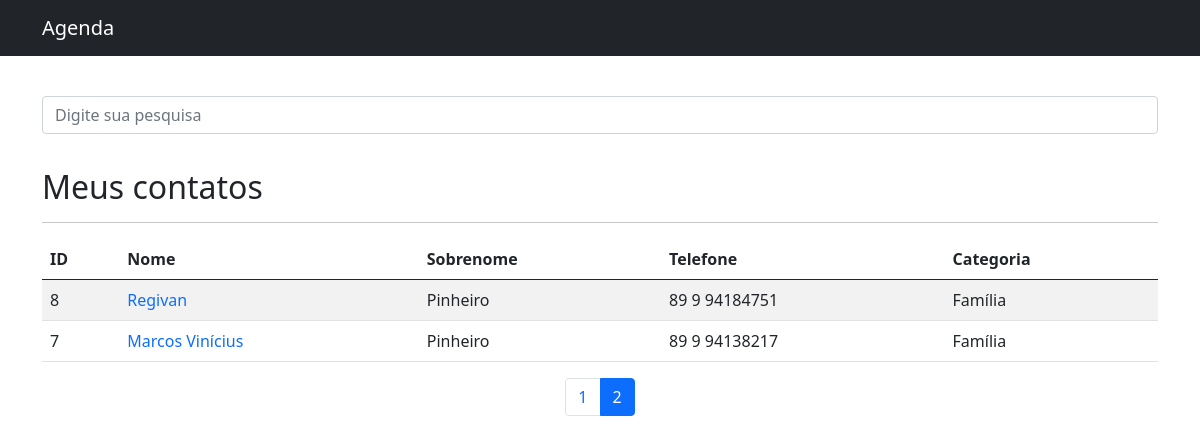
Before: /?page=2 (signed in) with the older database file.
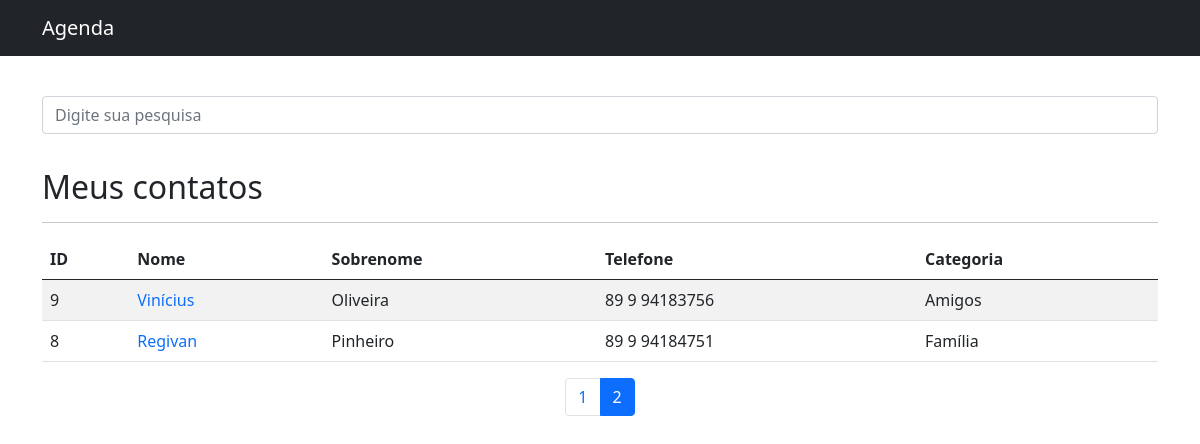
After: the same page with the newer database file.
### Contatos/models.py (models this page shows, shortened)
class Contato(models.Model):
    categoria_contato = models.ForeignKey(Categoria, on_delete=models.DO_NOTHING, verbose_name='Categoria')
    nome_contato = models.CharField(max_length=100, verbose_name='Nome')
    sobrenome_contato = models.CharField(max_length=100, verbose_name='Sobrenome')
    telefone_contato = models.CharField(max_length=225, verbose_name='Telefone')
    email_contato = models.CharField(max_length=255, blank=True, verbose_name='E-mail')
    data_criacao_contato = models.DateTimeField(auto_now_add=True, verbose_name='Data de criação')
    descricao_contato = models.TextField(blank=True, verbose_name='Descrição')
    mostrar_contato = models.BooleanField(default=False)
    image_contact = models.ImageField(blank=True, upload_to='imagens/%Y/%m/%d', verbose_name='Imagem')

class Categoria(models.Model):
    nome_categoria = models.CharField(max_length=225, verbose_name='Nome da categoria')
    def __str__(self):
        return self.nome_categoria

### Contatos/views.py (the view)
# urls.py: path('', views.home, name='home'),
@login_required(redirect_field_name='login')
def home(request):
    contatos = Contato.objects.order_by('-id').filter(mostrar_contato=True)
    paginator = Paginator(contatos, 5)
    page = request.GET.get('page')
    contatos = paginator.get_page(page)
    return render(request, 'contatos/home.html', {'contatos': contatos})

### Contatos/templates/contatos/home.html (shortened to what this page needs)
{% extends 'base.html' %}
{% block 'content' %}
    {% include 'partials/_header.html' %}
    <div class="container" style="margin-top: 40px;">
        <form method="get" action="{% url 'search_contact' %}" style="margin-bottom: 10px;">
            <div class="form-group row">
                <div class="col-12">
                    <input type="search" class="form-control" name="term"
                    value="{{ request.GET.term }}" placeholder="Digite sua pesquisa">
                    <br>
                </div>
            </div>
        </form>
        <h2>Meus contatos</h2>
        <hr>
        <div class="table-responsive">
            <table class="table table-striped">
                <thead>
                    <tr>
                        <th scope="col">ID</th>
                        <th scope="col">Nome</th>
                        <th scope="col">Sobrenome</th>
                        <th scope="col">Telefone</th>
                        <th scope="col">Categoria</th>
                    </tr>
                </thead>
                <tbody>
                    {% for contato in contatos %}
                        <tr>
                            <td>{{ contato.id }}</td>
                            <td><a href="{% url 'detalhes_contato' contato.id %}" style="text-decoration: none">{{ contato.nome_contato }}</a></td>
                            <td>{{ contato.sobrenome_contato }}</td>
                            <td>{{ contato.telefone_contato }}</td>
                            <td>{{ contato.categoria_contato }}</td>
                        </tr>
                    {% endfor %}
                </tbody>
            </table>
        </div>
        <nav aria-label="Page navigation example">
            <ul class="pagination justify-content-center">
                {% for page in contatos.paginator.page_range %}
                    <li class="page-item {% if contatos.number == page %} active {% endif %}">
                        <a class="page-link"
                            href="?page={{ page }}{% if request.GET.term is not None %}&term={{ request.GET.term }}{% endif %}">
                            {{ page }}
                        </a>
                    </li>
                {% endfor %}
            </ul>
        </nav>
    </div>
{% endblock %}

Changed rows visible on the page:
no longer on this page (row edited): Contato: id "7", nome_contato "Marcos Vinícius", sobrenome_contato "Pinheiro", telefone_contato "89 9 94138217", categoria_contato "Família"
now on this page (row unchanged): Contato: id "9", nome_contato "Vinícius", sobrenome_contato "Oliveira", telefone_contato "89 9 94183756", categoria_contato "Amigos"
